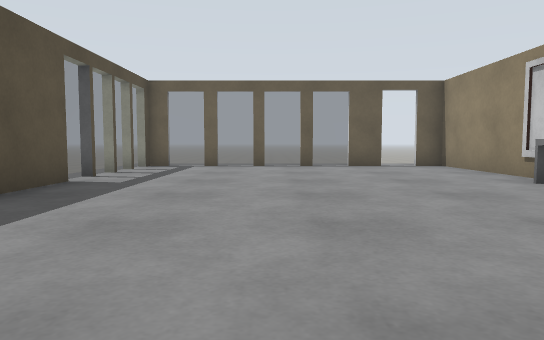
view 1 (above)

12 first-person views from a walk through a Gazebo world. The camera is 0.72 m above the floor, tilts 4° down and sees 70° across. The floor is counted in squares, 1 m on a side. Each view is taken from the middle of a square. On the plan, view 1 faces up. The plan holds only what a view shows up to about 11 squares ahead; the rest is blank. Some surface patterns are stand-ins.

view 2
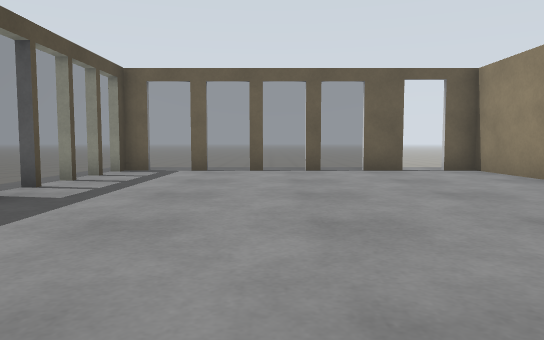

view 3
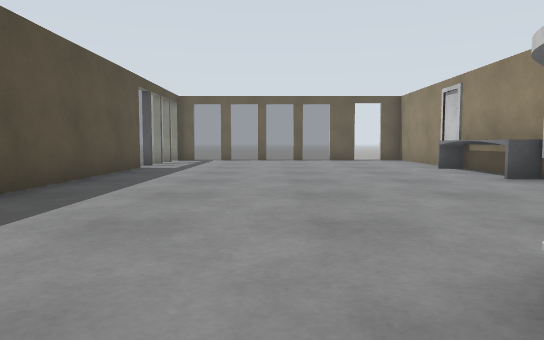

view 4
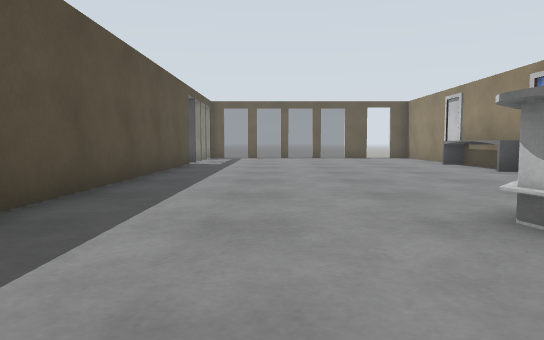

view 5
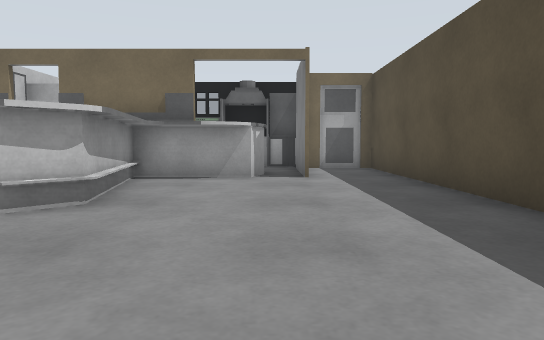

view 6
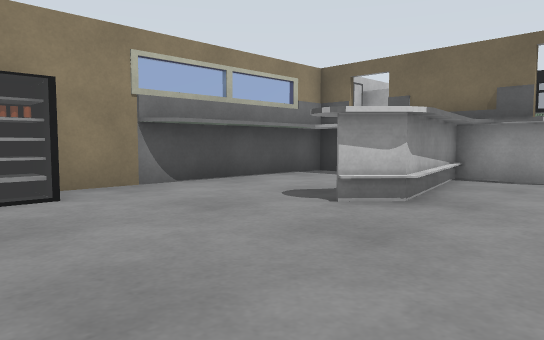

view 7
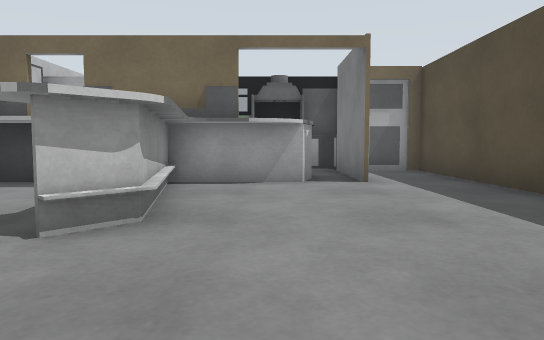

view 8
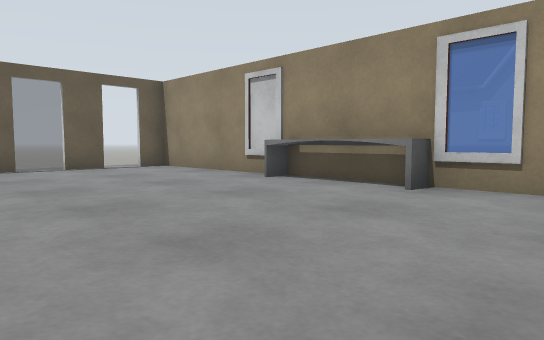

view 9
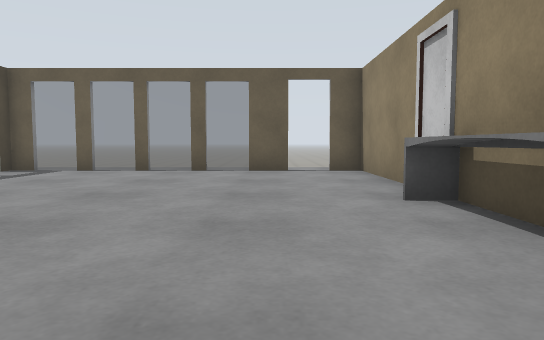

view 10
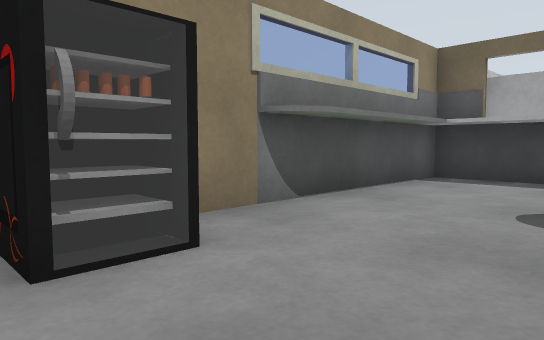

view 11
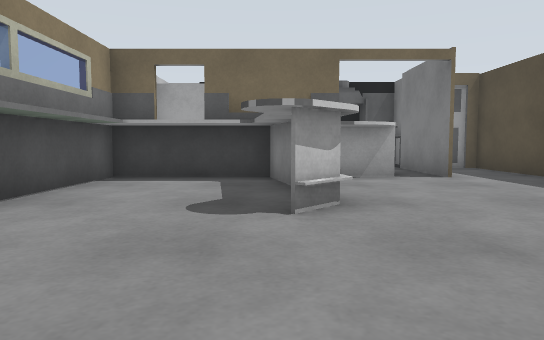

view 12
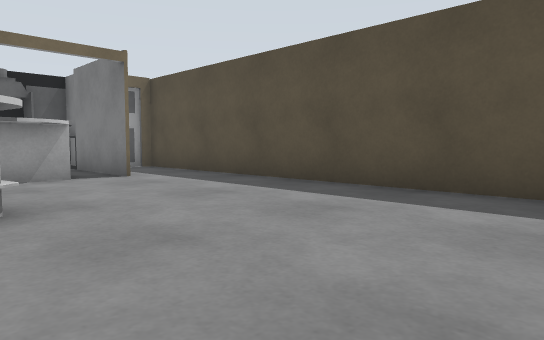

### Floor plan
Key: @ floor where view 1 was taken; # wall or solid block; . main floor; - floor 0.2 m lower than the main floor; = window, fence, low wall or low ledge.
Columns run from 5 left of view 1 to 5 right of it. Each row starts with its distance up from view 1.
 13   ...... ..
 12  #=#==#=#.#
 11 -=........#
 10 -=........#
  9 -=........#
  8  =........#
  7  #........#
  6  #........#
  5  #........#
  4  #........#
  3  #........=
  2  #........#
  1  #.......=#
  0  #...@....#
 -1  #........#
 -2  #.....#..#
 -3  #....##..#
 -4  #....##..#
 -5  #.....####
 -6  #...######
 -7  #.###   ##
 -8  #.##    ##
 -9  ####
-10    ####
-11     ###

Positions as (right, up) in squares from view 1, and headings:
1: (0, 0), facing up
2: (0, 2), facing up
3: (0, -4), facing up
4: (-1, -6), facing up
5: (-1, 2), facing down
6: (-1, 2), facing down-right
7: (0, 1), facing down
8: (-1, 1), facing up-right
9: (3, 2), facing up
10: (2, 2), facing down-right
11: (2, 2), facing down
12: (2, 2), facing down-left
